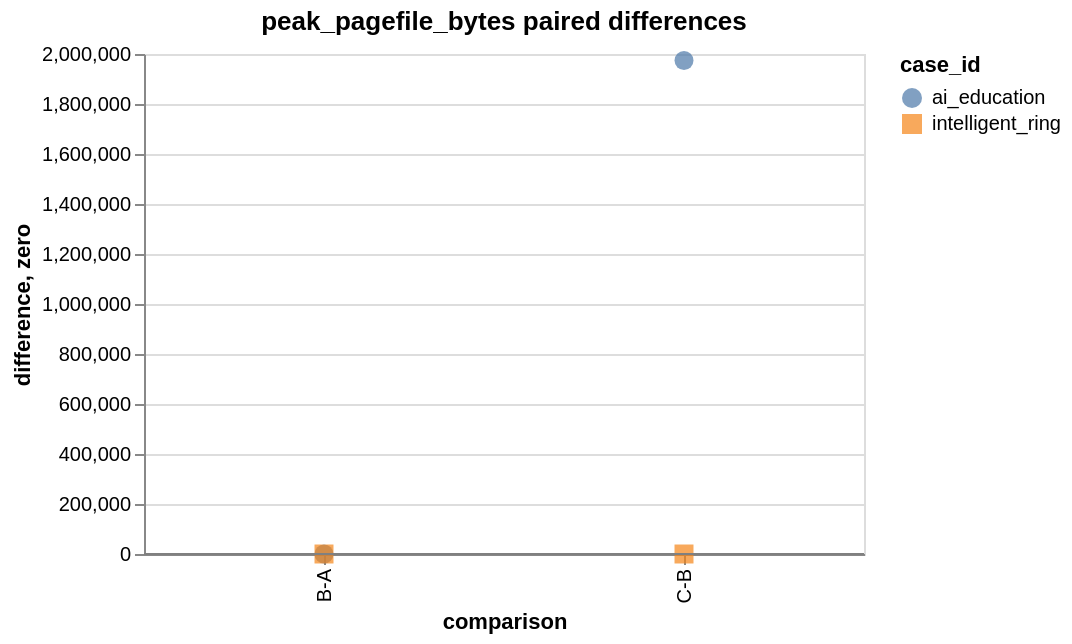

Source (Vega-Lite JSON):
### Vega-Lite specification from a JSON file in a GitHub repository (floating-point values rounded to 4 significant figures)
{"config": {"view": {"continuousWidth": 300, "continuousHeight": 300}}, "layer": [{"data": {"values": [{"case_id": "ai_education", "comparison": "B-A", "difference": 0}, {"case_id": "intelligent_ring", "comparison": "B-A", "difference": 0}, {"case_id": "ai_education", "comparison": "C-B", "difference": 1974272}, {"case_id": "intelligent_ring", "comparison": "C-B", "difference": 0}]}, "mark": {"type": "point", "filled": true, "size": 90}, "encoding": {"color": {"field": "case_id", "type": "nominal"}, "shape": {"field": "case_id", "type": "nominal"}, "tooltip": [{"field": "case_id", "type": "nominal"}, {"field": "comparison", "type": "nominal"}, {"field": "difference", "type": "quantitative"}], "x": {"field": "comparison", "sort": ["B-A", "C-B", "C-D"], "type": "nominal"}, "y": {"field": "difference", "type": "quantitative"}}, "title": "peak_pagefile_bytes paired differences"}, {"data": {"values": [{"zero": 0}]}, "mark": {"type": "rule", "color": "gray"}, "encoding": {"y": {"field": "zero", "type": "quantitative"}}}], "height": 250, "width": 360, "$schema": "https://vega.github.io/schema/vega-lite/v6.4.1.json"}
